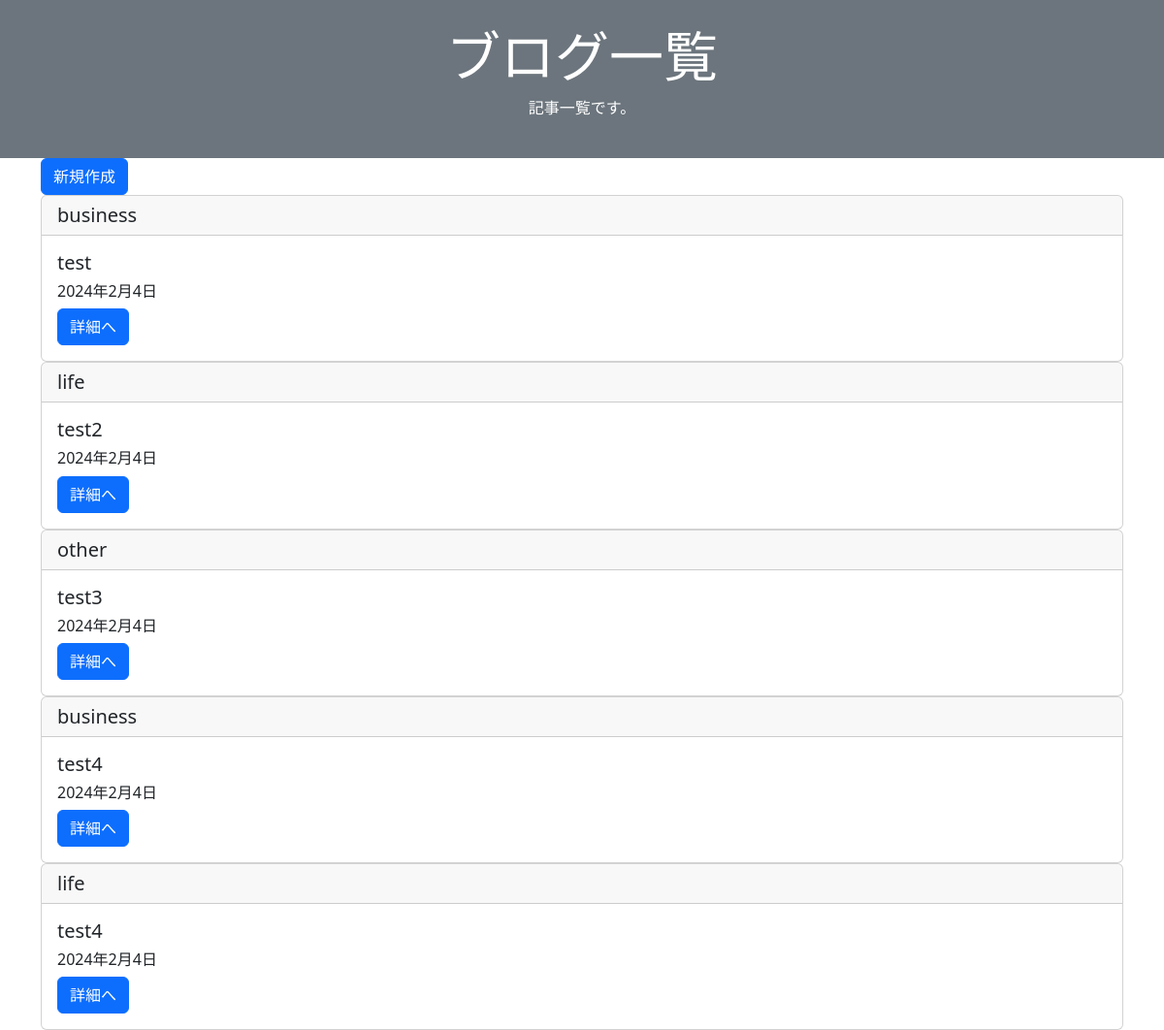
The app's page /blogpost/list/ with its own data.
### blogpost/models.py (models this page shows, shortened)
class BlogModel(models.Model):
    title = models.CharField(max_length=100)
    content = models.TextField()
    postdate = models.DateField(auto_now_add=True)
    category = models.CharField(max_length=50, choices=CATEGORY)

### blogpost/views.py (the view)
# urls.py: path("list/", BlogList.as_view(), name="list"),
class BlogList(ListView):
  template_name = "list.html"
  model = BlogModel

### blogpost/templates/list.html
{% extends "base.html" %}
{% block header %}
  <div class="container-fluid py-4 bg-secondary text-center text-white">
    <h1 class="display-4">ブログ一覧</h1>
    <p>記事一覧です。</p>
  </div>
{% endblock %}
{% block content %}
  <div class="container">
    <a href="{% url "create" %}" class="btn btn-primary">新規作成</a>
    {% for item in object_list %}
      <div class="card">
        <h5 class="card-header">{{ item.category }}</h5>
        <div class="card-body">
          <h5 class="card-title>">{{ item.title }}</h5>
          <h6 class="card-title>">{{ item.postdate }}</h6>
          <a href="{% url 'detail' item.pk %}" class="btn btn-primary">詳細へ</a>
        </div>
      </div>
    {% endfor %}
  </div>
{% endblock %}

### blogpost/templates/base.html (shortened to what this page needs)
<!DOCTYPE html>
<html lang="ja">
<head>
  <link href="https://cdn.jsdelivr.net/npm/bootstrap@5.3.0/dist/css/bootstrap.min.css" rel="stylesheet"
>
</head>
<body>
{% block header %}
{% endblock %}
{% block content %}
{% endblock %}

### records on screen
BlogModel: category "business", title "test", postdate "2024年2月4日"
BlogModel: category "life", title "test2", postdate "2024年2月4日"
BlogModel: category "other", title "test3", postdate "2024年2月4日"
BlogModel: category "business", title "test4", postdate "2024年2月4日"
BlogModel: category "life", title "test4", postdate "2024年2月4日"
